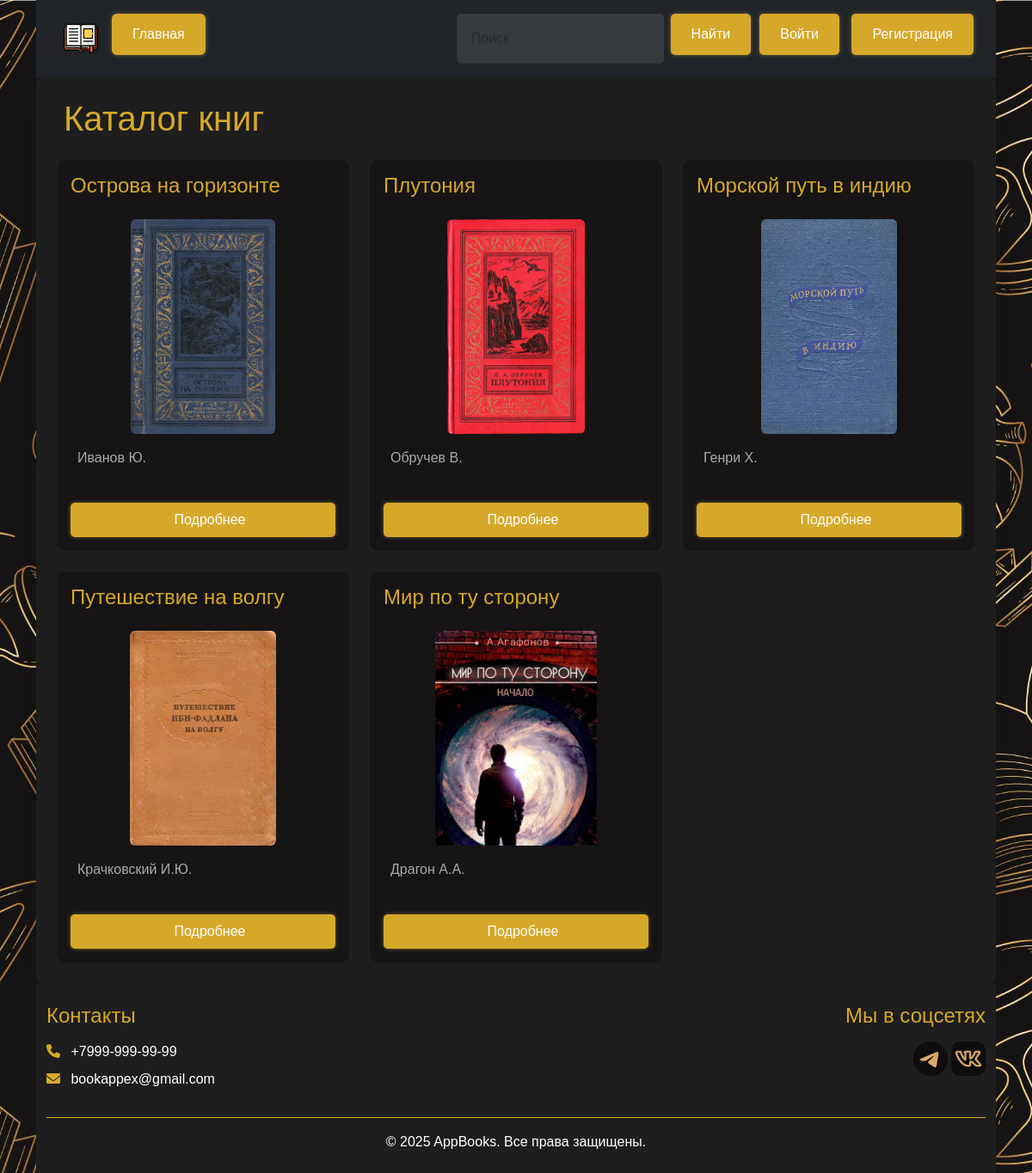
The page / on the database its author committed.
### models.py (models this page shows, shortened)
class Books(db.Model):
    id = db.Column(db.Integer, primary_key = True)
    Title = db.Column(db.String(100), nullable = False)
    Cover = db.Column(db.String(100), nullable = False)
    Author = db.Column(db.String(100), nullable = False)
    About = db.Column(db.Text, nullable = False)
    File_path = db.Column(db.String(100), nullable = False)
    Cost = db.Column(db.Float, nullable = False)
    @property
    def cover_url(self):
        clean_path = self.Cover.replace('\\', '/')
        return url_for('static', filename=f'uploads/{clean_path}')

### BooksApp.py (the view)
@app.route("/Main")
@app.route("/")
def Main():
    username = session.get('username')
    books = Books.query.all()
    admin=False
    if 'username' not in session:
        return render_template('Main.html', books=books, existing_bookmark= False, admin=admin)
    else:
        user = Authorization.query.filter_by(Name=username).first()
        if user.Rank == 'Admin':
            admin=True
        return render_template('Main.html', books=books, username=username, admin=admin)

### templates/Main.html (shortened to what this page needs)
{% extends 'base.html' %}
{% block body %}
<div class="container2 bg-dark text-light p-4 rounded-3 shadow-lg">
    <h1 class="text-gold mb-4">
        Каталог книг
    </h1>
    <div class="row g-4">
        {% if books|length > 0 %}
            {% if admin == false %}
                {% for book in books %}
                    {% if book.Title != "Книга удалена" %}
                        <div class="col-md-6 col-lg-4">
                            <div class="card h-100 border-gold bg-darker">
                                <div class="card-body d-flex flex-column">
                                    <a href="{{ url_for('book_detail', id=book.id) }}" class="text-decoration-none">
                                        <h4 class="text-gold">{{book.Title}}</h4>
                                    </a>
                                    <div class="text-center my-3">
                                        <img class="cover__img img-fluid rounded" src="{{book.cover_url}}" alt="{{book.Title}}">
                                    </div>
                                    <p class="text-muted mb-3">{{book.Author}}</p>
                                    <div class="mt-auto text-center">
                                        <a href="{{ url_for('book_detail', id=book.id) }}" class="btn btn-gold w-100 py-2">
                                            Подробнее
                                        </a>
                                    </div>
                                </div>
                            </div>
                        </div>
                    {% endif %}
                {% endfor %}
            {% endif %}
        {% endif %}
    </div>
</div>
{% endblock%}

### static/css/main.css (style rules this page uses)
:root { --primary-color: #d6a82a; --primary-hover: #e6b824; --text-color: white; --shadow: 0 0 5px rgba(195, 167, 77, 0.5); --shadow-hover: 0 0 15px rgba(195, 167, 77, 0.8); --success-color: #0f9b22; --success-hover: #2ad641; --error-color: #ffca2c; --error-bg: rgba(255, 202, 44, 0.1); --dark-bg: #1e1e1e; --darker-bg: #161415; --gold-gradient: linear-gradient(135deg, var(--primary-color) 0%, var(--primary-hover) 100%); }
body { margin: 0; padding: 0; min-height: 100vh; font-family: 'Arial', sans-serif; display: flex; flex-direction: column; background: url(/static/image/background.jpg) center/cover no-repeat fixed, rgb(255, 255, 255); }
.container2 { background-color: white; border-radius: 10px; padding: 2rem; box-shadow: var(--shadow); }
.card { border: none; border-radius: 10px; overflow: hidden; background-color: var(--dark-bg); color: var(--text-color); transition: all 0.3s ease; margin-bottom: 1.5rem; }
.text-gold { color: var(--primary-color); }
.border-gold { border-color: var(--primary-color) !important; }
.bg-dark { background-color: var(--dark-bg) !important; }
.bg-darker { background-color: var(--darker-bg) !important; }
.text-muted { color: #aaa !important; }
.button-custom, .link-custom, .btn-gold, .btn-primary { display: inline-flex; align-items: center; justify-content: center; gap: 0.5rem; padding: 0.75rem 1.5rem; border-radius: 5px; font-size: 1rem; font-weight: 500; cursor: pointer; transition: all 0.3s ease; text-decoration: none; border: none; background-color: var(--primary-color); color: var(--text-color); box-shadow: var(--shadow); }
.cover__img, .cover-img-lg { width: auto; max-width: 100%; border-radius: 5px; transition: transform 0.3s ease; object-fit: contain; }
.cover__img { max-height: 250px; }

### templates/base.html (style rules this page uses)
:root { --primary-color: #d6a82a; --primary-hover: #e6b824; --text-color: white; --shadow: 0 0 5px rgba(195, 167, 77, 0.5); --shadow-hover: 0 0 15px rgba(195, 167, 77, 0.8); }
html, body { height: 100%; margin: 0; }
body { display: flex; flex-direction: column; min-height: 100vh; font-family: 'Arial', sans-serif; }
body { font-family: 'Arial', sans-serif; }
.container2 { padding: 20px 0; }

### rows shown on the page
Books: Title "Острова на горизонте", cover_url (picture), Author "Иванов Ю."
Books: Title "Плутония", cover_url (picture), Author "Обручев В."
Books: Title "Морской путь в индию", cover_url (picture), Author "Генри Х."
Books: Title "Путешествие на волгу", cover_url (picture), Author "Крачковский И.Ю."
Books: Title "Мир по ту сторону", cover_url (picture), Author "Драгон А.А."
